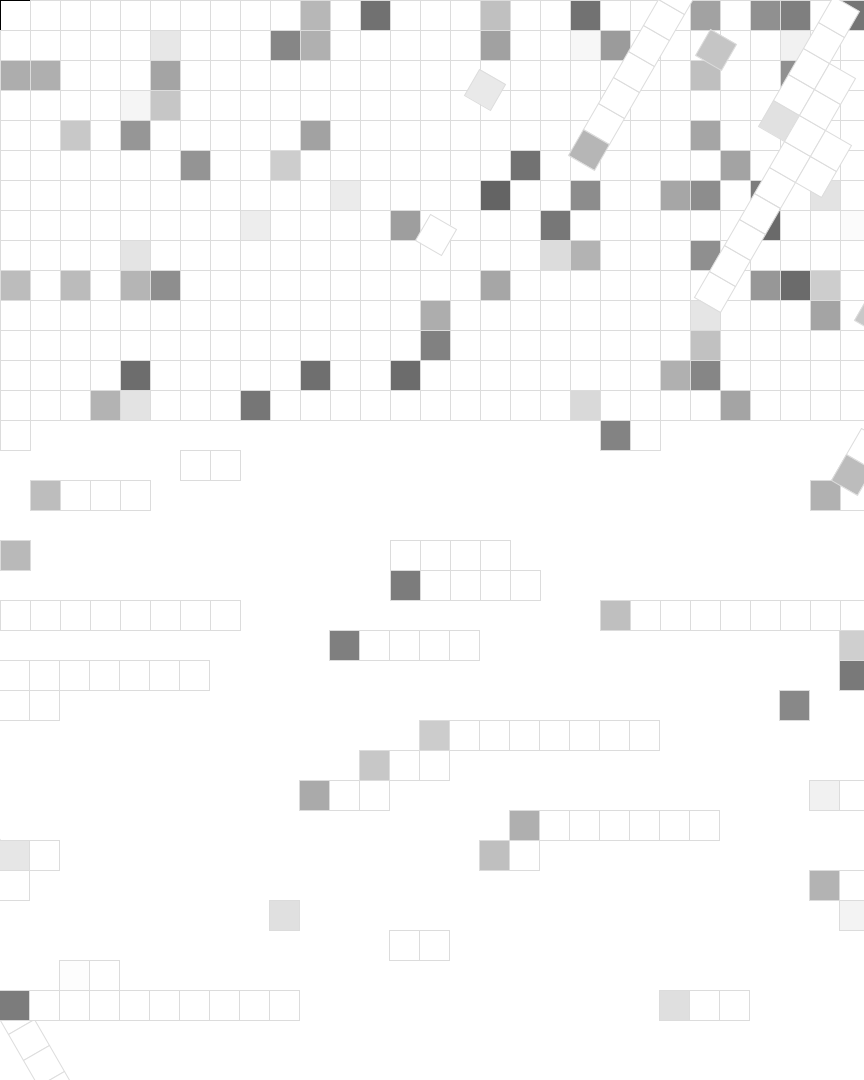
Frame 1 (no input)
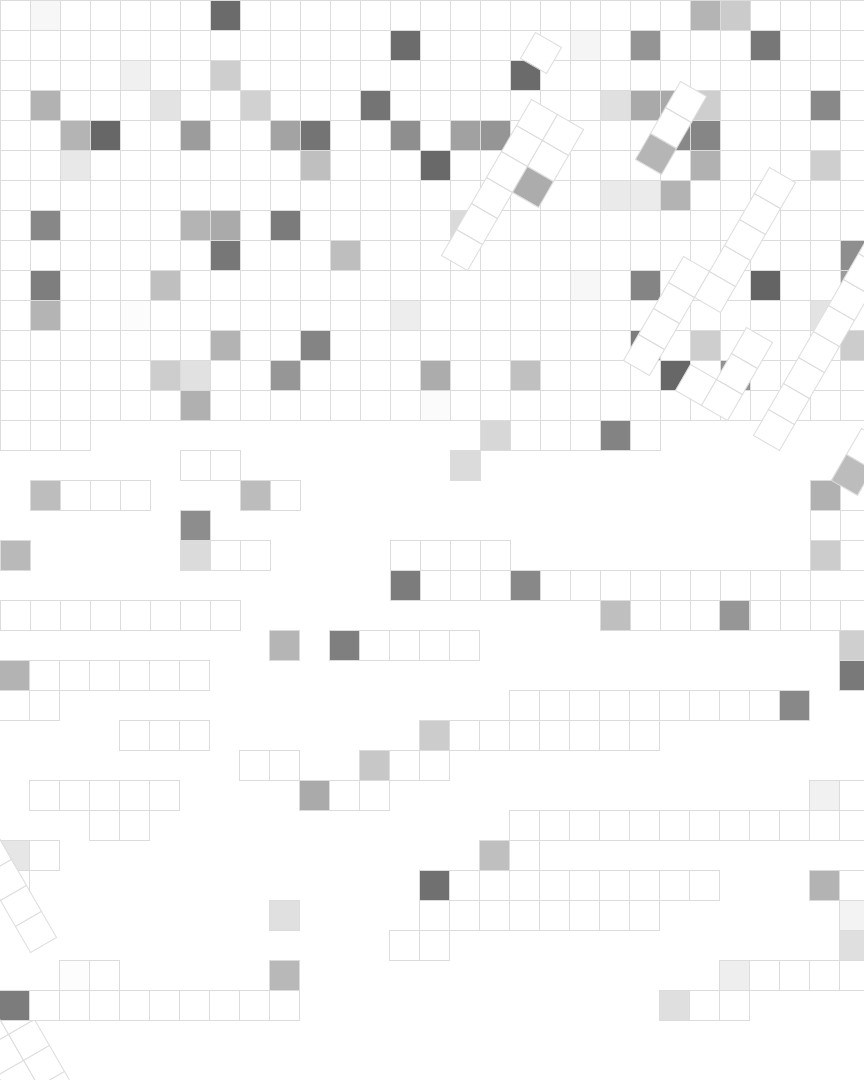
Frame 2 (the mouse pressed at the canvas centre, redrawn once)

The Processing sketch that drew these frames (run headless with seeded random() and noise(); the mouse was pressed at the canvas centre and the sketch redrawn once):

// Processing sketch: ellipse_random_iteration_color_with_noise
// ── ellipse_random_iteration_color_with_noise.pde
int y =1 ; 
void setup() {
  size(864, 1080);
  background(255, 255, 255);
  
}

void draw() {
  float xoff = 0.01 ; 
  
  for (int y = 00; y < 1000; y+=30 ) {
    for (int x = 00; x < 1000; x +=30) {

     // rotate(PI);
      rect(x, y, 30, 30);
      stroke(220);
      float rnd = random(1, 10); 
      float noize = noise(xoff)*100 ;
      //System.out.println(noize);
      //System.out.println(rnd);
      if (rnd <= 3 ) { 
        directionalLight(51, 102, 126, -1, 0, 0);
        fill (rnd*100 );
        if(y > 400){
        rotate(PI/3);}
      } else {
        fill(255);
      }
      xoff += 0.0001 ;
    }
  }
  noLoop();
}
